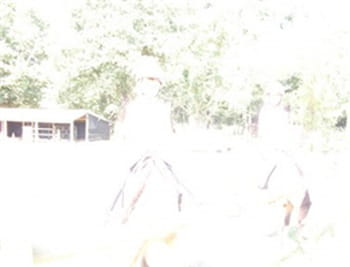
#> input picture images/R.jpg, 350 x 267 px
$ python -i image_conversion_and_histogram_opencv.py   (imports and definitions only)
#> lines starting #> are read from the running program, lines starting #| are printed output that depends on the picture
import cv2
import matplotlib.pyplot as plt
import numpy as np
# ------------------------------------------------------opencv code conversion --------------------------------------------------------
def rgb_to_hsv_opencv(img):
    return cv2.cvtColor(img, cv2.COLOR_RGB2HSV)


def hsv_to_rgb_opencv(img):
    return cv2.cvtColor(img, cv2.COLOR_HSV2RGB)


def rgb_to_gray_opencv(img):
    return cv2.cvtColor(img, cv2.COLOR_RGB2GRAY)


def rgb_to_ycbcr_opencv(img):
    return cv2.cvtColor(img, cv2.COLOR_RGB2YCrCb)


def ycbcr_to_rgb_opencv(img):
    return cv2.cvtColor(img, cv2.COLOR_YCrCb2RGB)


# [4 lines left out: function rgb_to_binary_opencv, not called in this run]


def hsv_to_binary_opencv(img):
    rgb = hsv_to_rgb_opencv(img)
    return rgb_to_binary_opencv(rgb)


def ycbcr_to_binary_opencv(img):
    rgb = ycbcr_to_rgb_opencv(img)
    return rgb_to_binary_opencv(rgb)


def gray_to_rgb_opencv(img_gray):
    return cv2.cvtColor(img_gray, cv2.COLOR_GRAY2RGB)


# [5 lines left out: function show_img, not called in this run]


# -------------------------------------------------------opencv code histogramme-------------------------------------------------------
def histogram_method_opencv2(path):

#> called with path = 'images/R.jpg'
    img = cv2.imread(path)
#> img is the input picture: shape (267, 350, 3); mean B, G, R 243.1, 247.4, 247.4
    b, g, r = cv2.split(img)
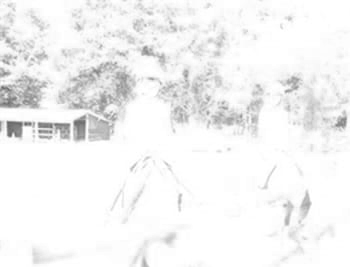
#> b: shape (267, 350); min 102, max 255, mean 243.1
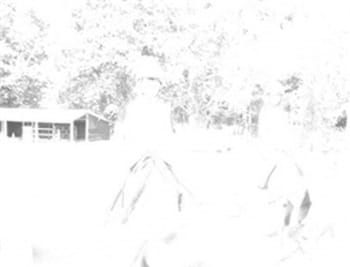
#> g: shape (267, 350); min 98, max 255, mean 247.4

    r_hist, _ = np.histogram(r, bins=256, range=(0, 256))
#> r_hist = 256 values, max 44858 at index 255, min 0 at index 0, mean 365
    g_hist, _ = np.histogram(g, bins=256, range=(0, 256))
#> g_hist = 256 values, max 46324 at index 255, min 0 at index 0, mean 365
    b_hist, _ = np.histogram(b, bins=256, range=(0, 256))
#> b_hist = 256 values, max 35126 at index 255, min 0 at index 0, mean 365

    return r_hist, g_hist, b_hist


# [122 lines left out: functions histogram_method_opencv2_ng, histogramme_cumule_opencv, histogramme_cumule_opencv_ng, normalization_histogramme_opencv, egalisation_histogramme_opencv, distance_histogramme_opencv and 6 more, not called in this run]

>>> result = histogram_method_opencv2('images/R.jpg')
